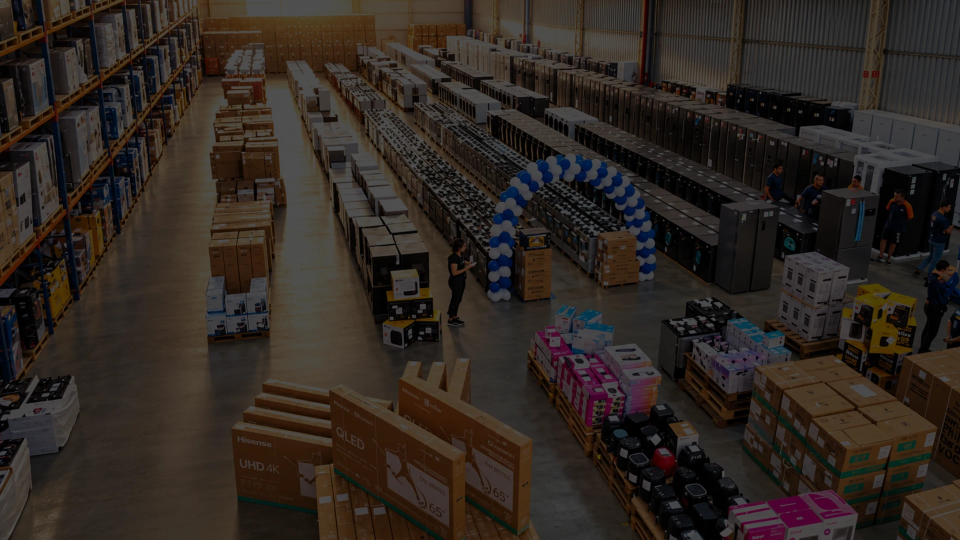
#> input picture video-painel-led/camada_data_fundo.webp, 1920 x 1080 px (shown at 1/2 size)
$ python animar_take4.py camada_data_fundo.webp arte_take1.webp arte_take1.webp arte_take1.webp 1.0 5
#> lines starting #> are read from the running program, lines starting #| are printed output that depends on the picture
"""Take 4 — categorias (Mostruário, Saldos, Fora de linha) + "Até 10x sem juros!".
Uso: python3 take4.py fundo.webp cartoes.webp faixa10x.webp saida.mp4 [duracao_s] [largura altura]"""
import numpy as np, subprocess, sys, math
from PIL import Image
from scipy import ndimage as ndi

BG_F, CARDS_F, BAR_F, OUT = sys.argv[1:5]
DUR = float(sys.argv[5]) if len(sys.argv) > 5 else 6.0
W, H = (int(sys.argv[6]), int(sys.argv[7])) if len(sys.argv) > 7 else (1920, 1080)
FPS = 30
K = min(W, H) / 1080                             # escala pelo lado menor: vale para horizontal e vertical
VERT = H > W

b = Image.open(BG_F).convert('RGB')
#> b is the input picture: PIL image 1920x1080 RGB; mean R, G, B 46.9, 38.9, 33.2
s = max(W / b.width, H / b.height)
#> s = 1
b = b.resize((math.ceil(b.width * s), math.ceil(b.height * s)), Image.LANCZOS)
ox, oy = (b.width - W) // 2, (b.height - H) // 2
#> ox = 0; oy = 0
bg_im = b.crop((ox, oy, ox + W, oy + H))
yy, xx = np.mgrid[0:H, 0:W]

# ---------- cartões: o PNG já vem posicionado em 1920x1080; separo os três pelo vão entre eles ----------
def fit_canvas(im):
    """Camada que já vem posicionada numa tela: escala inteira para caber no quadro (sem cortar nem distorcer)."""
    im = im.convert('RGBA')
    if im.size == (W, H): return im
    sc = min(W / im.width, H / im.height)
    im = im.resize((round(im.width * sc), round(im.height * sc)), Image.LANCZOS)
    out = Image.new('RGBA', (W, H)); out.paste(im, ((W - im.width) // 2, (H - im.height) // 2))
    return out

cards_im = fit_canvas(Image.open(CARDS_F))
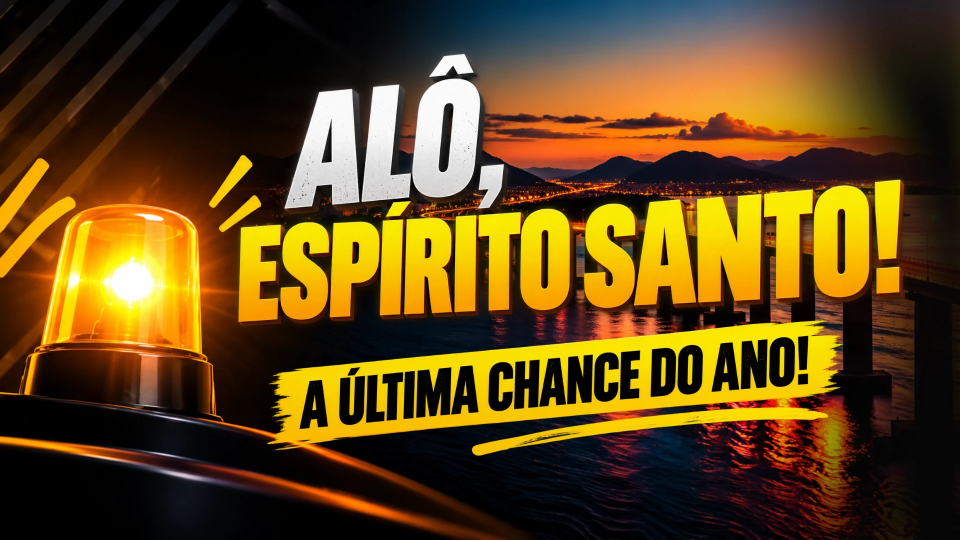
#> input picture video-painel-led/arte_take1.webp, 1920 x 1080 px (shown at 1/2 size)
CA = np.asarray(cards_im).astype(np.float32) / 255
lab, n = ndi.label(CA[..., 3] > .5)
#> lab: shape (1080, 1920) int32; every value is 1
#> n = 1
boxes = sorted([sl for sl in ndi.find_objects(lab) if sl[1].stop - sl[1].start > 100 * K], key=lambda sl: (sl[0].start // int(60 * K), sl[1].start))   # linha por linha
#> boxes = 1 item
CARDS = []
pad = int(25 * K)                                   # inclui o brilho dourado em volta da borda
for k, sl in enumerate(boxes):
    own = ndi.binary_dilation(lab == lab[sl][lab[sl] > 0][0], iterations=pad)   # só este cartão e o brilho dele
    y0, y1 = max(0, sl[0].start - pad), min(H, sl[0].stop + pad)
    x0, x1 = max(0, sl[1].start - pad), min(W, sl[1].stop + pad)
    rgba = CA[y0:y1, x0:x1].copy(); rgba[..., 3] *= own[y0:y1, x0:x1]
    CARDS.append(dict(rgba=rgba, face=(rgba[..., 3] > .9).astype(np.float32), cx=(x0 + x1) / 2, cy=(y0 + y1) / 2))
#> this loop made 1 pass
#> (y0, y1, x0, x1) on pass 1: (0, 1080, 0, 1920)
#> after the loop, CARDS = 1 item
CARDS_DY = 0 if VERT else 20 * K                                   # desce um pouco a fileira para equilibrar com a faixa

# ---------- faixa "ATÉ 10X SEM JUROS!" ----------
BAR_W, BAR_C = 1560, (960, 790)
br = Image.open(BAR_F).convert('RGBA')
if VERT:   # no vertical a arte já traz a posição do selo: mantém onde o designer colocou
    full = fit_canvas(br); bb = full.getbbox(); br = full.crop(bb)
    BAR_W, BAR_C = br.width / K, ((bb[0] + bb[2]) / 2 / K, (bb[1] + bb[3]) / 2 / K)
else:
    br = br.crop(br.getbbox())
    bs = BAR_W * K / br.width
#> bs = 0.812
    br = br.resize((round(br.width * bs), round(br.height * bs)), Image.LANCZOS)
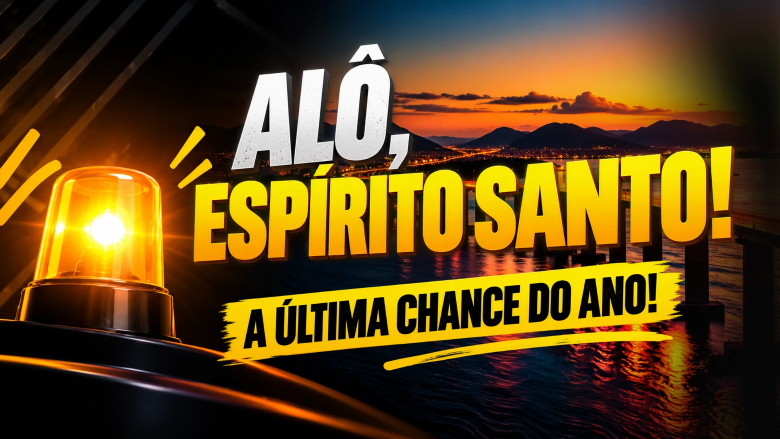
#> br: PIL image 1560x878 RGBA (shown at 1/2 size); mean R, G, B, A 98, 71, 24, 255
BAR = np.asarray(br).astype(np.float32) / 255
BAR_FACE = (BAR[..., 3] > .9).astype(np.float32)
#> BAR_FACE: shape (878, 1560) float32; every value is 1
BCX, BCY = BAR_C[0] * K, BAR_C[1] * K

# ---------- utilidades ----------
clamp = lambda v, lo=0., hi=1.: max(lo, min(hi, v))
prog = lambda t, a, b: clamp((t - a) / (b - a))
ease_out = lambda p: 1 - (1 - p) ** 3
def back(p, s=1.8): p -= 1; return p * p * ((s + 1) * p + s) + 1

def paste(canvas, rgba, cx, cy, sx=1., sy=1., alpha=1.):
    if alpha <= .001 or sx <= .01 or sy <= .01: return
    if sx != 1. or sy != 1.:
        pim = Image.fromarray((np.clip(rgba, 0, 1) * 255).astype(np.uint8), 'RGBA')
        pim = pim.resize((max(1, int(rgba.shape[1] * sx)), max(1, int(rgba.shape[0] * sy))), Image.BILINEAR)
        rgba = np.asarray(pim).astype(np.float32) / 255
    hh, ww = rgba.shape[:2]
    x0, y0 = int(round(cx - ww / 2)), int(round(cy - hh / 2))
    X0, Y0, X1, Y1 = max(0, x0), max(0, y0), min(W, x0 + ww), min(H, y0 + hh)
    if X1 <= X0 or Y1 <= Y0: return
    src = rgba[Y0 - y0:Y1 - y0, X0 - x0:X1 - x0]
    al = np.clip(src[..., 3:4], 0, 1) * alpha
    canvas[Y0:Y1, X0:X1] = canvas[Y0:Y1, X0:X1] * (1 - al) + np.clip(src[..., :3], 0, 1) * al

def with_glint(rgba, face, p, width=60, k=.6):
    if not 0 < p < 1: return rgba
    hh, ww = rgba.shape[:2]
    gy, gx = np.mgrid[0:hh, 0:ww]
    band = np.exp(-((gx - (-250 * K + p * (ww + 500 * K)) + (gy - hh / 2) * .5) / (width * K)) ** 2) * face
    out = rgba.copy(); out[..., :3] += (band * k)[..., None]
    return out

gold = np.array([1., .8, .3], np.float32)
#> gold = [1, 0.8, 0.3]
warm = np.array([1., .9, .7], np.float32)
#> warm = [1, 0.9, 0.7]
vign = (1 - .3 * (((xx - W / 2) / (W / 2)) ** 2 + ((yy - H / 2) / (H / 2)) ** 2)).astype(np.float32)[..., None]
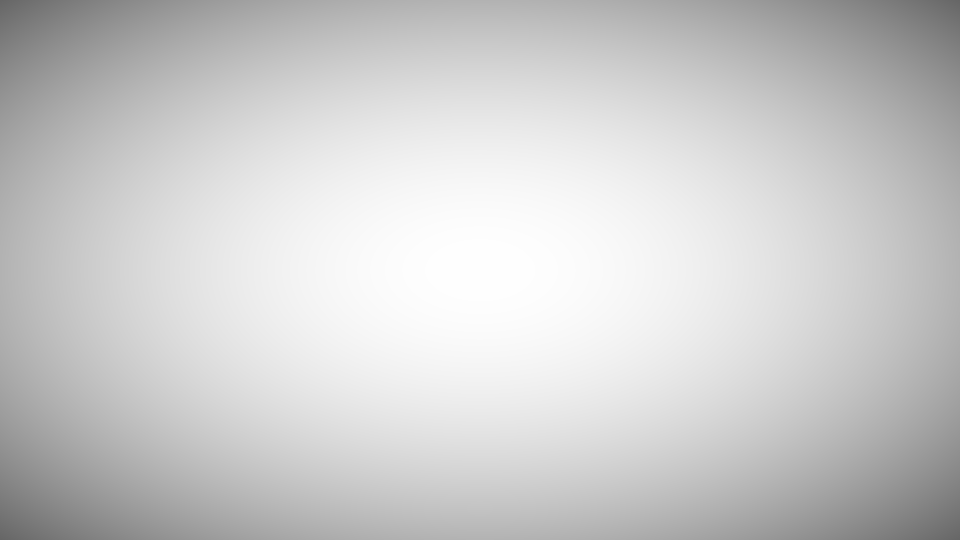
#> vign: shape (1080, 1920, 1) float32 (shown at 1/2 size); min 0.4, max 1, mean 0.8
# bokeh dourado (círculos desfocados) em três profundidades
rng = np.random.default_rng(21); NB = 38
B = dict(x=rng.uniform(0, W, NB), y=rng.uniform(0, H, NB), r=rng.uniform(14, 48, NB) * K,
         v=rng.uniform(8, 35, NB) * K, ph=rng.uniform(0, 6.28, NB), a=rng.uniform(.06, .2, NB))
NS = 40   # faíscas quando a faixa assenta
sa = rng.uniform(0, 2 * np.pi, NS); sv = rng.uniform(300, 900, NS) * K
SP = dict(vx=np.cos(sa) * sv, vy=np.sin(sa) * sv * .5, ox=rng.uniform(-BAR_W / 2, BAR_W / 2, NS) * K)

# ---------- linha do tempo ----------
T_CARDS, CSTAG = .3, .28     # cartões giram e entram um a um
T_BAR = 1.45                 # faixa se abre do centro
T_BAR_HIT = T_BAR + .35
T_PUNCH = 2.25               # "soco" de destaque na faixa
FOCUS = (3.0, 3.35, 3.7)     # destaque passa por cada cartão
GLINT_BAR, GLINT_CARDS = (2.6, 4.6), 4.1

#> (the run stopped early here; a loop or call above may not have finished)
